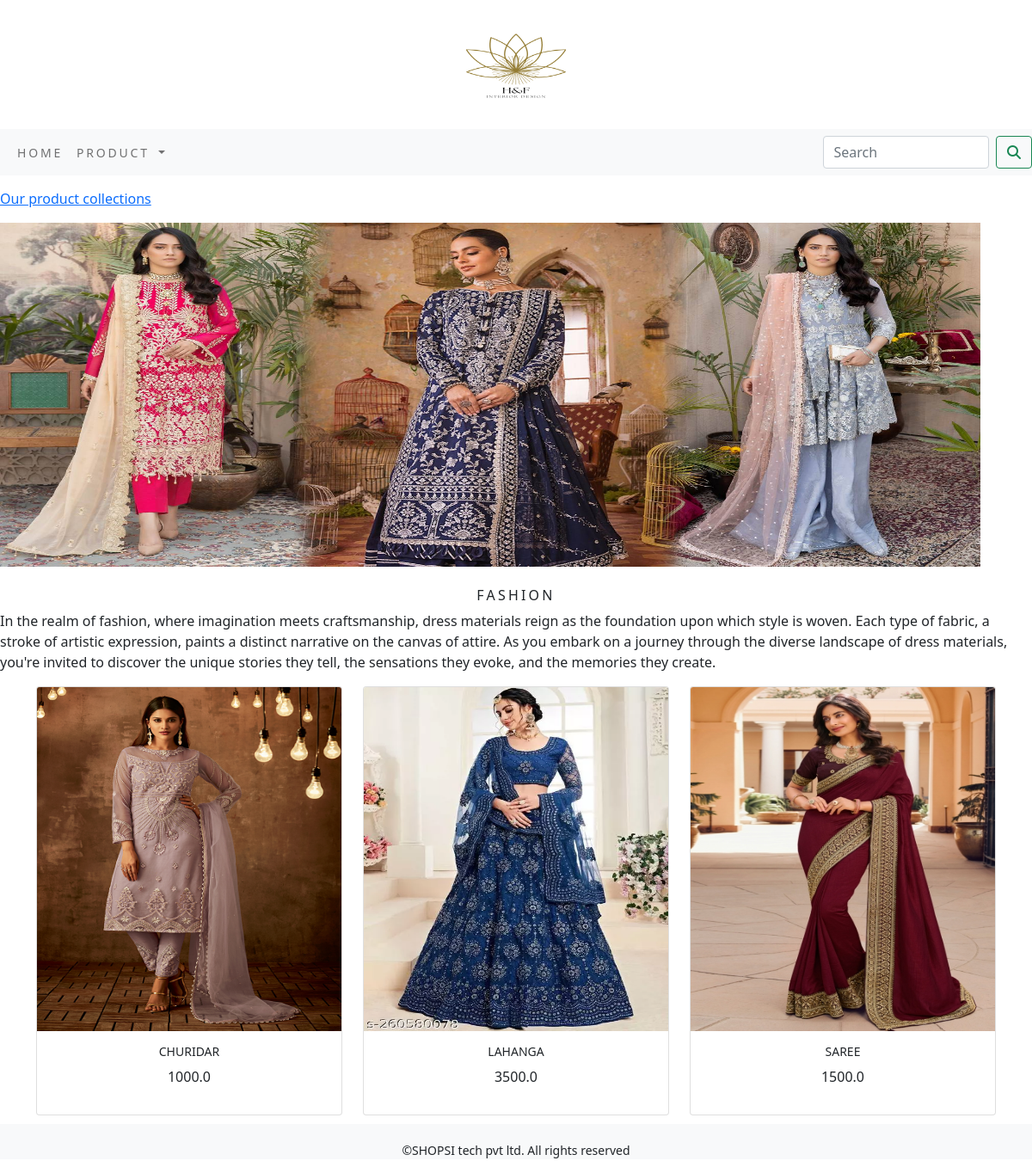
Page /shop/fashion/ on the committed database.
### shop/models.py (models this page shows, shortened)
class Category(models.Model):
    name=models.CharField(max_length=250,unique=True)
    slug = models.SlugField(max_length=250, unique=True)
    description = models.TextField(blank=True)
    image = models.ImageField(upload_to='category',blank=True)
    class Meta:
        ordering=('name',)
        verbose_name='category'
        verbose_name_plural='categories'
    def get_url(self):
        return reverse('shop:products_by_category',args=[self.slug])

class Product(models.Model):
    name=models.CharField(max_length=250,unique=True)
    slug = models.SlugField(max_length=250, unique=True)
    description = models.TextField(blank=True)
    image = models.ImageField(upload_to='product',blank=True)
    price= models.DecimalField(max_digits=10,decimal_places=True)
    category= models.ForeignKey(Category,on_delete=models.CASCADE)
    stock = models.IntegerField()
    available = models.BooleanField(default=True)
    created = models.DateTimeField(auto_now_add=True)
    updated = models.DateTimeField(auto_now_add=True)
    def get_url(self):
        return reverse('shop:prodCatdetail',args=[self.category.slug,self.slug])
    class Meta:
        ordering=('name',)
        verbose_name='product'
        verbose_name_plural='products'

### shop/views.py (the view)
# urls.py: path('', views.allProdCat, name='allProdCat'),
def allProdCat(request,c_slug=None):
    c_page=None
    products_list=None
    if c_slug!=None:
        c_page=get_object_or_404(Category,slug=c_slug)
        products_list=Product.objects.all().filter(category=c_page,available=True)
    else:
        products_list=Product.objects.all().filter(available=True)
    paginator=Paginator(products_list,6)
    try:
        page=int(request.GET.get('page','1'))
    except:
        page=1
    try:
        products=paginator.page(page)
    except (EmptyPage,InvalidPage):
        products=paginator.page(paginator.num_pages)
    return render(request,"category.html",{'category':c_page,'products':products})

### cart/context_processors.py (called while the page is built)
def counter(request):
    item_count=0
    if 'admin' in request.path:
        return {}
    else:
        try:
            cart=Cart.objects.filter(cart_id=_cart_id(request))
            car_items=CartItem.objects.all().filter(cart=cart[:1])
            for cart_item in car_items:
                item_count+=cart_item.quantity
        except Cart.DoesNotExist:
            item_count=0
    return dict(item_count=item_count)

### cart/views.py (called while the page is built)
def _cart_id(request):
    cart=request.session.session_key
    if not cart:
        cart=request.session.create()
    return cart

### shop/context_processors.py (called while the page is built)
def menu_links(request):
    links=Category.objects.all()
    return dict(links=links)

### template/category.html (shortened to what this page needs)
{% extends 'base.html' %}
{% load static %}
{% block content %}
{% if category %}
    <div>
        <div class="row my_row_class">
            <div class="mx-auto">
            <p><a href="{% url 'shop:allProdCat' %}">Our product collections</a> </p>
            </div>
        </div>
    </div>
   {% endif %}
<div class="mx-auto">
    {% if category %}
        <img class="my_image" src="{{category.image.url}}" alt="{{category.name}}">
</div>
    <br>
<div>
    <h1 class="text-center my_title">{{category.name}}</h1>
    <p class="text-justify">{{category.description}}</p>
</div>
    {% endif %}
<div class="container">
    <div class="row mx_auto">
        {% for product in products.object_list %}
        <div class="my_bottom_margin col-9 col-sm-12 col-md-4 col-lg-4">
            <div class="card text-center" style="min-width:18rem;">
                <a href="{{product.get_url}}"><img class="card-img-top my_image" src="{{product.image.url}}" alt="{{product.name}}"></a>
                <div class="card-body">
                    <h4>{{product.name}}</h4>
                    <p>{{product.price}}</p>
                </div>
            </div>
        </div>
        {% endfor %}
    </div>
</div>
{% endblock %}

### static/css/custom.css (style rules this page uses)
body { font-family: 'Roboto', sans-serif; }
.my_row_class { padding-top:15px; }
.my_image { width: 95%; height:400px; }
.my_title { font-size:16px; text-transform:uppercase; letter-spacing:.2em; }
.my_bottom_margin { margin-bottom:10px; }
.card-body h4 { font-size:14px; text-transform:uppercase; letter-sapcing:.2em; }

### rows in the picture
Category: image (picture), name "FASHION", description "In the realm of fashion, where imagination meets craftsmanship, dress materials reign as the foundation upon which style is woven. Each type of fabric, a stroke of artistic expression, paints a distinct narrative on the canvas of attire. As you embark on a journey through the diverse landscape of dress materials, you're invited to discover the unique stories they tell, the sensations they evoke, and the memories they create."
Product: image (picture), name "CHURIDAR", price "1000.0"
Product: image (picture), name "LAHANGA", price "3500.0"
Product: image (picture), name "SAREE", price "1500.0"
